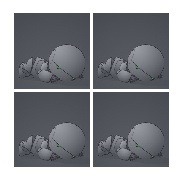
#> input picture temp/study_plt/save-image.jpg, 181 x 181 px
$ python -i study_pil.py   (imports and definitions only)
#> lines starting #> are read from the running program, lines starting #| are printed output that depends on the picture; after the words box and inside, x2 and y2 are one past the last pixel; in counts of white or black regions, pixels touching at a corner belong together
# http://blog.csdn.net/yjwx0018/article/details/52852067
# install
# sudo pip install pillow
import os
from PIL import Image
# ImageFilter模块包含多个预定义的图像增强过滤器,用于filter()函数。
from PIL import ImageFilter
# 对于更多高级的图像增强功能，可以使用ImageEnhance模块中的类
from PIL import ImageEnhance
# Image 和 numpy 互转
import numpy as np
# Data to gif


def image_inf(path):
    im = Image.open(path)
    print(im.format, im.size, im.mode)


def image_show(path):
    im = Image.open(path)
    im.show()


# [146 lines left out: functions thumbnail, jpg_to_png, png_to_jpg, image_crop, image_crop_paste, image_roll and 6 more, not called in this run]


def image_change_channel(path):
#> called with path = '../study_plt/save-image.jpg'
    f, e = os.path.splitext(path)
    out_name = f + "_change_channel" + e

    im = Image.open(path)
#> im is the input picture: PIL image 181x181 RGB; mean R, G, B 137.5, 139.5, 144.2
    channels = im.split()

    mask = channels[0].point(lambda i: i < 100 and 255)
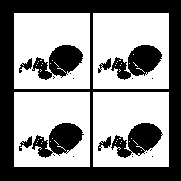
#> mask: PIL image 181x181 L; 56.7% white; 21 black regions (12 under 20 px), largest, box (x1, y1, x2, y2) and area: (0, 0, 181, 181) 9809, (32, 45, 83, 80) 1005, (32, 123, 84, 158) 1003
    out = channels[1].point(lambda i: i * 0.7)
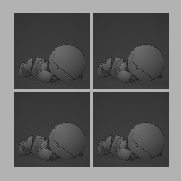
#> out: PIL image 181x181 L; min 20, max 178, mean 97.5
    channels[1].paste(out, None, mask)

    im = Image.merge(im.mode, channels)
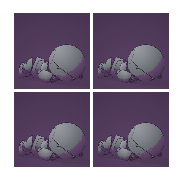
#> im: PIL image 181x181 RGB; mean R, G, B 137.5, 125.6, 144.2

    im.save(out_name)
    pass


# [44 lines left out: functions image_mask, image_enhance, image_gif, not called in this run]


# GIF序列迭代器类
class ImageSequence:
    def __init__(self, im):
        self.im = im

    # [115 lines left out: functions __getitem__, image_gif_for, image_read, image_get_data, image_name, image_one_channel and 5 more, not called in this run]

# [37 lines not run here, left out]

>>> result = image_change_channel('../study_plt/save-image.jpg')
